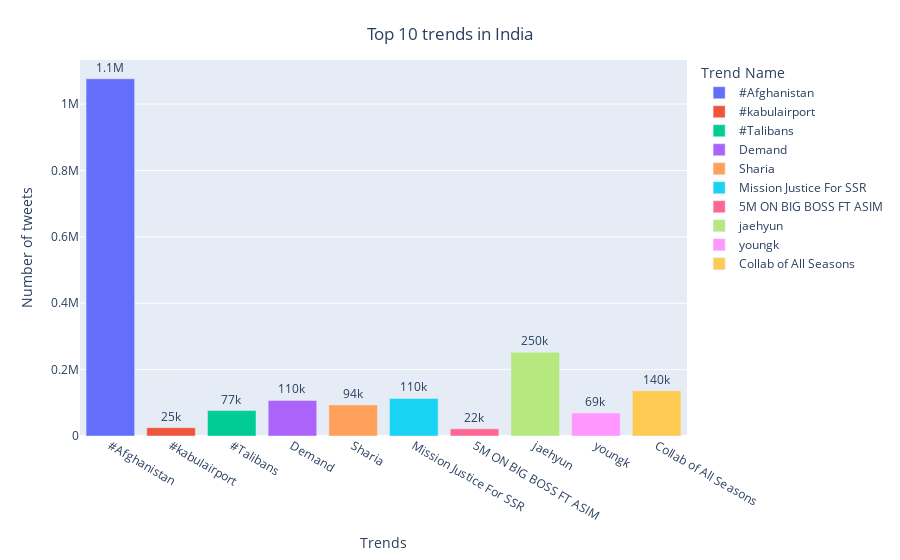

This figure's notebook cell:
### Code cell
fig = px.bar(df, x='Trend Name', y='Number of tweets',text='Number of tweets',color="Trend Name")
fig.update_traces(texttemplate='%{text:.2s}', textposition='outside')
fig.update_layout(uniformtext_minsize=8, uniformtext_mode='hide', title={
        'text': "Top 10 trends in India",
        'y':0.95,
        'x':0.5,
        'xanchor': 'center',
        'yanchor': 'top'},
        xaxis_title="Trends",
        yaxis_title="Number of tweets",)
fig.show()

### Figure 1 — Plotly figure (JSON) as saved in the notebook; plotly's stock layout.template omitted (floating-point values rounded to 4 significant figures)
{"data": [{"alignmentgroup": "True", "hovertemplate": "Trend Name=%{x}<br>Number of tweets=%{text}<extra></extra>", "legendgroup": "#Afghanistan", "marker": {"color": "#636efa", "pattern": {"shape": ""}}, "name": "#Afghanistan", "offsetgroup": "#Afghanistan", "orientation": "v", "showlegend": true, "text": [1076183], "textposition": "outside", "texttemplate": "%{text:.2s}", "type": "bar", "x": ["#Afghanistan"], "xaxis": "x", "y": [1076183], "yaxis": "y"}, {"alignmentgroup": "True", "hovertemplate": "Trend Name=%{x}<br>Number of tweets=%{text}<extra></extra>", "legendgroup": "#kabulairport", "marker": {"color": "#EF553B", "pattern": {"shape": ""}}, "name": "#kabulairport", "offsetgroup": "#kabulairport", "orientation": "v", "showlegend": true, "text": [25164], "textposition": "outside", "texttemplate": "%{text:.2s}", "type": "bar", "x": ["#kabulairport"], "xaxis": "x", "y": [25164], "yaxis": "y"}, {"alignmentgroup": "True", "hovertemplate": "Trend Name=%{x}<br>Number of tweets=%{text}<extra></extra>", "legendgroup": "#Talibans", "marker": {"color": "#00cc96", "pattern": {"shape": ""}}, "name": "#Talibans", "offsetgroup": "#Talibans", "orientation": "v", "showlegend": true, "text": [76515], "textposition": "outside", "texttemplate": "%{text:.2s}", "type": "bar", "x": ["#Talibans"], "xaxis": "x", "y": [76515], "yaxis": "y"}, {"alignmentgroup": "True", "hovertemplate": "Trend Name=%{x}<br>Number of tweets=%{text}<extra></extra>", "legendgroup": "Demand", "marker": {"color": "#ab63fa", "pattern": {"shape": ""}}, "name": "Demand", "offsetgroup": "Demand", "orientation": "v", "showlegend": true, "text": [107249], "textposition": "outside", "texttemplate": "%{text:.2s}", "type": "bar", "x": ["Demand"], "xaxis": "x", "y": [107249], "yaxis": "y"}, {"alignmentgroup": "True", "hovertemplate": "Trend Name=%{x}<br>Number of tweets=%{text}<extra></extra>", "legendgroup": "Sharia", "marker": {"color": "#FFA15A", "pattern": {"shape": ""}}, "name": "Sharia", "offsetgroup": "Sharia", "orientation": "v", "showlegend": true, "text": [93746], "textposition": "outside", "texttemplate": "%{text:.2s}", "type": "bar", "x": ["Sharia"], "xaxis": "x", "y": [93746], "yaxis": "y"}, {"alignmentgroup": "True", "hovertemplate": "Trend Name=%{x}<br>Number of tweets=%{text}<extra></extra>", "legendgroup": "Mission Justice For SSR", "marker": {"color": "#19d3f3", "pattern": {"shape": ""}}, "name": "Mission Justice For SSR", "offsetgroup": "Mission Justice For SSR", "orientation": "v", "showlegend": true, "text": [113024], "textposition": "outside", "texttemplate": "%{text:.2s}", "type": "bar", "x": ["Mission Justice For SSR"], "xaxis": "x", "y": [113024], "yaxis": "y"}, {"alignmentgroup": "True", "hovertemplate": "Trend Name=%{x}<br>Number of tweets=%{text}<extra></extra>", "legendgroup": "5M ON BIG BOSS FT ASIM", "marker": {"color": "#FF6692", "pattern": {"shape": ""}}, "name": "5M ON BIG BOSS FT ASIM", "offsetgroup": "5M ON BIG BOSS FT ASIM", "orientation": "v", "showlegend": true, "text": [21624], "textposition": "outside", "texttemplate": "%{text:.2s}", "type": "bar", "x": ["5M ON BIG BOSS FT ASIM"], "xaxis": "x", "y": [21624], "yaxis": "y"}, {"alignmentgroup": "True", "hovertemplate": "Trend Name=%{x}<br>Number of tweets=%{text}<extra></extra>", "legendgroup": "jaehyun", "marker": {"color": "#B6E880", "pattern": {"shape": ""}}, "name": "jaehyun", "offsetgroup": "jaehyun", "orientation": "v", "showlegend": true, "text": [252108], "textposition": "outside", "texttemplate": "%{text:.2s}", "type": "bar", "x": ["jaehyun"], "xaxis": "x", "y": [252108], "yaxis": "y"}, {"alignmentgroup": "True", "hovertemplate": "Trend Name=%{x}<br>Number of tweets=%{text}<extra></extra>", "legendgroup": "youngk", "marker": {"color": "#FF97FF", "pattern": {"shape": ""}}, "name": "youngk", "offsetgroup": "youngk", "orientation": "v", "showlegend": true, "text": [69451], "textposition": "outside", "texttemplate": "%{text:.2s}", "type": "bar", "x": ["youngk"], "xaxis": "x", "y": [69451], "yaxis": "y"}, {"alignmentgroup": "True", "hovertemplate": "Trend Name=%{x}<br>Number of tweets=%{text}<extra></extra>", "legendgroup": "Collab of All Seasons", "marker": {"color": "#FECB52", "pattern": {"shape": ""}}, "name": "Collab of All Seasons", "offsetgroup": "Collab of All Seasons", "orientation": "v", "showlegend": true, "text": [136319], "textposition": "outside", "texttemplate": "%{text:.2s}", "type": "bar", "x": ["Collab of All Seasons"], "xaxis": "x", "y": [136319], "yaxis": "y"}], "layout": {"barmode": "relative", "legend": {"title": {"text": "Trend Name"}, "tracegroupgap": 0}, "margin": {"t": 60}, "title": {"text": "Top 10 trends in India", "x": 0.5, "xanchor": "center", "y": 0.95, "yanchor": "top"}, "uniformtext": {"minsize": 8, "mode": "hide"}, "xaxis": {"anchor": "y", "categoryarray": ["#Afghanistan", "#kabulairport", "#Talibans", "Demand", "Sharia", "Mission Justice For SSR", "5M ON BIG BOSS FT ASIM", "jaehyun", "youngk", "Collab of All Seasons"], "categoryorder": "array", "domain": [0, 1], "title": {"text": "Trends"}}, "yaxis": {"anchor": "x", "domain": [0, 1], "title": {"text": "Number of tweets"}}}}
